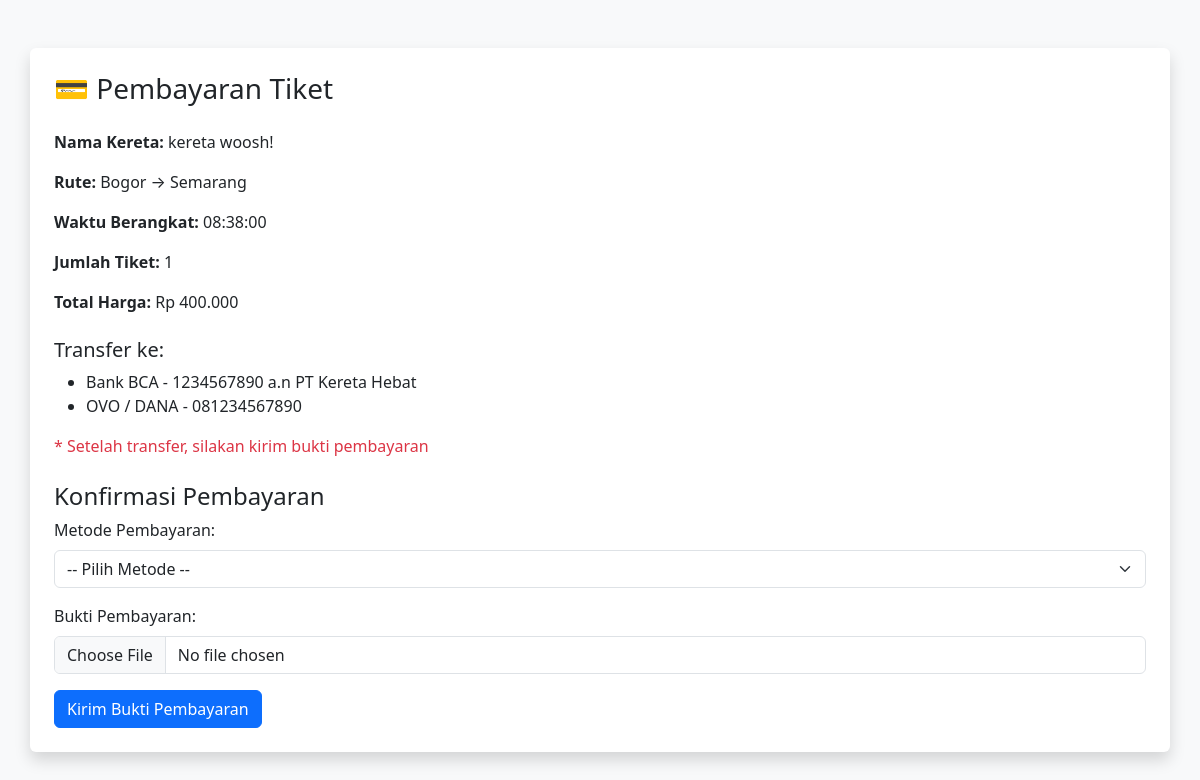
The app's page /payment.php?id_pemesanan=1 with its own data.
### tables this page shows
CREATE TABLE `pemesanan` (
  `id_pemesanan` int(11) NOT NULL,
  `id_jadwal` int(11) NOT NULL,
  `id_user` int(11) NOT NULL,
  `jumlah_tiket` int(11) NOT NULL,
  `total_bayar` decimal(10,2) NOT NULL,
  `status_bayar` enum('gagal','proses','berhasil') NOT NULL,
  `waktu_pemesanan` time NOT NULL,
  `nama` varchar(255) NOT NULL
);

CREATE TABLE `kereta` (
  `id_kereta` int(11) NOT NULL,
  `nama_kereta` varchar(255) NOT NULL,
  `jenis` enum('ekonomi','eksekutif','vip') NOT NULL,
  `kapasitas` int(11) NOT NULL
);

CREATE TABLE `jadwal` (
  `id_jadwal` int(11) NOT NULL,
  `id_kereta` int(11) NOT NULL,
  `asal` varchar(255) NOT NULL,
  `tujuan` varchar(255) NOT NULL,
  `tanggal` date NOT NULL,
  `waktu_berangkat` time NOT NULL,
  `waktu_tiba` time NOT NULL,
  `harga` decimal(10,2) NOT NULL
);

### payment.php (the view, shortened to what this page needs)
<?php
include 'koneksi.php';
$id_pemesanan = $_GET['id_pemesanan'];
$pemesanan = mysqli_fetch_assoc(mysqli_query($conn, "
    SELECT
        p.id_user, p.id_jadwal, p.jumlah_tiket, p.total_bayar, p.status_bayar, p.waktu_pemesanan,
        j.asal, j.tujuan, j.waktu_berangkat, j.waktu_tiba, j.harga,
        k.nama_kereta
    FROM pemesanan p
    JOIN jadwal j ON p.id_jadwal = j.id_jadwal
    JOIN kereta k ON j.id_kereta = k.id_kereta
    WHERE p.id_pemesanan = '$id_pemesanan'
"));
$status_pembayaran = '';
if ($_SERVER['REQUEST_METHOD'] === 'POST') {
    $metodebayar = mysqli_real_escape_string($conn, $_POST['metodebayar']);
    $bukti = basename($_FILES['bukti']['name']);
    $status_bayar = 'proses';
    $target_dir = "uploads/";
    $target_file = $target_dir . $bukti;
    if (move_uploaded_file($_FILES["bukti"]["tmp_name"], $target_file)) {
        $cek = mysqli_query($conn, "SELECT * FROM pembayaran WHERE id_pemesanan = '$id_pemesanan'");
        if (mysqli_num_rows($cek) > 0) {
            $query = "
                UPDATE pembayaran
                SET metodebayar = '$metodebayar', status = '$status_bayar', bukti = '$target_file', waktu_bayar = NOW()
                WHERE id_pemesanan = '$id_pemesanan'
            ";
        } else {
            $query = "
                INSERT INTO pembayaran (id_pemesanan, metodebayar, status, bukti, waktu_bayar)
                VALUES ('$id_pemesanan', '$metodebayar', '$status_bayar', '$target_file', NOW())
            ";
        }
        if (mysqli_query($conn, $query)) {
            $status_pembayaran = 'proses';
            $success = "Bukti pembayaran berhasil dikirim. Silakan tunggu konfirmasi admin.";
        } else {
            $error = "Terjadi kesalahan dalam proses pembayaran.";
        }
    } else {
        $error = "Gagal mengunggah bukti pembayaran.";
    }
} else {
    $pembayaran = mysqli_fetch_assoc(mysqli_query($conn, "SELECT status FROM pembayaran WHERE id_pemesanan = '$id_pemesanan'"));
    if ($pembayaran) {
        $status_pembayaran = $pembayaran['status'];
    }
}
?>
<!DOCTYPE html>
<html lang="id">
<head>
    <link href="https://cdn.jsdelivr.net/npm/bootstrap@5.3.3/dist/css/bootstrap.min.css" rel="stylesheet">
</head>
<body class="bg-light">
<div class="container mt-5 bg-white p-4 rounded shadow">
    <h3 class="mb-4">💳 Pembayaran Tiket</h3>
    <p><strong>Nama Kereta:</strong> <?= $pemesanan['nama_kereta'] ?></p>
    <p><strong>Rute:</strong> <?= $pemesanan['asal'] ?> → <?= $pemesanan['tujuan'] ?></p>
    <p><strong>Waktu Berangkat:</strong> <?= $pemesanan['waktu_berangkat'] ?></p>
    <p><strong>Jumlah Tiket:</strong> <?= $pemesanan['jumlah_tiket'] ?></p>
    <p><strong>Total Harga:</strong> Rp <?= number_format($pemesanan['total_bayar'], 0, ',', '.') ?></p>
    <h5 class="mt-4">Transfer ke:</h5>
    <ul>
        <li>Bank BCA - 1234567890 a.n PT Kereta Hebat</li>
        <li>OVO / DANA - 081234567890</li>
    </ul>
    <p class="text-danger">* Setelah transfer, silakan kirim bukti pembayaran</p>
    <?php if ($status_pembayaran === 'proses' || $status_pembayaran === 'lunas'): ?>
        <div class="alert alert-info">Pembayaran sedang diproses atau sudah lunas.</div>
        <a href="cetak_bukti.php?id_pemesanan=<?= $id_pemesanan ?>" class="btn btn-success">🎫 Ambil E-Tiket</a>
    <?php else: ?>
        <h4 class="mt-4">Konfirmasi Pembayaran</h4>
        <form method="POST" enctype="multipart/form-data">
            <div class="mb-3">
                <label for="metodebayar" class="form-label">Metode Pembayaran:</label>
                <select class="form-select" name="metodebayar" id="metodebayar" required>
                    <option value="">-- Pilih Metode --</option>
                </select>
            </div>
            <div class="mb-3">
                <label for="bukti" class="form-label">Bukti Pembayaran:</label>
                <input type="file" class="form-control" name="bukti" id="bukti" required>
            </div>
            <button type="submit" class="btn btn-primary">Kirim Bukti Pembayaran</button>
        </form>
    <?php endif; ?>
</div>
</body>
</html>

### records on screen
pemesanan: kereta.nama_kereta "kereta woosh!", id_jadwal.asal "Bogor", id_jadwal.tujuan "Semarang", id_jadwal.waktu_berangkat "08:38:00", jumlah_tiket "1", total_bayar "400.000"
